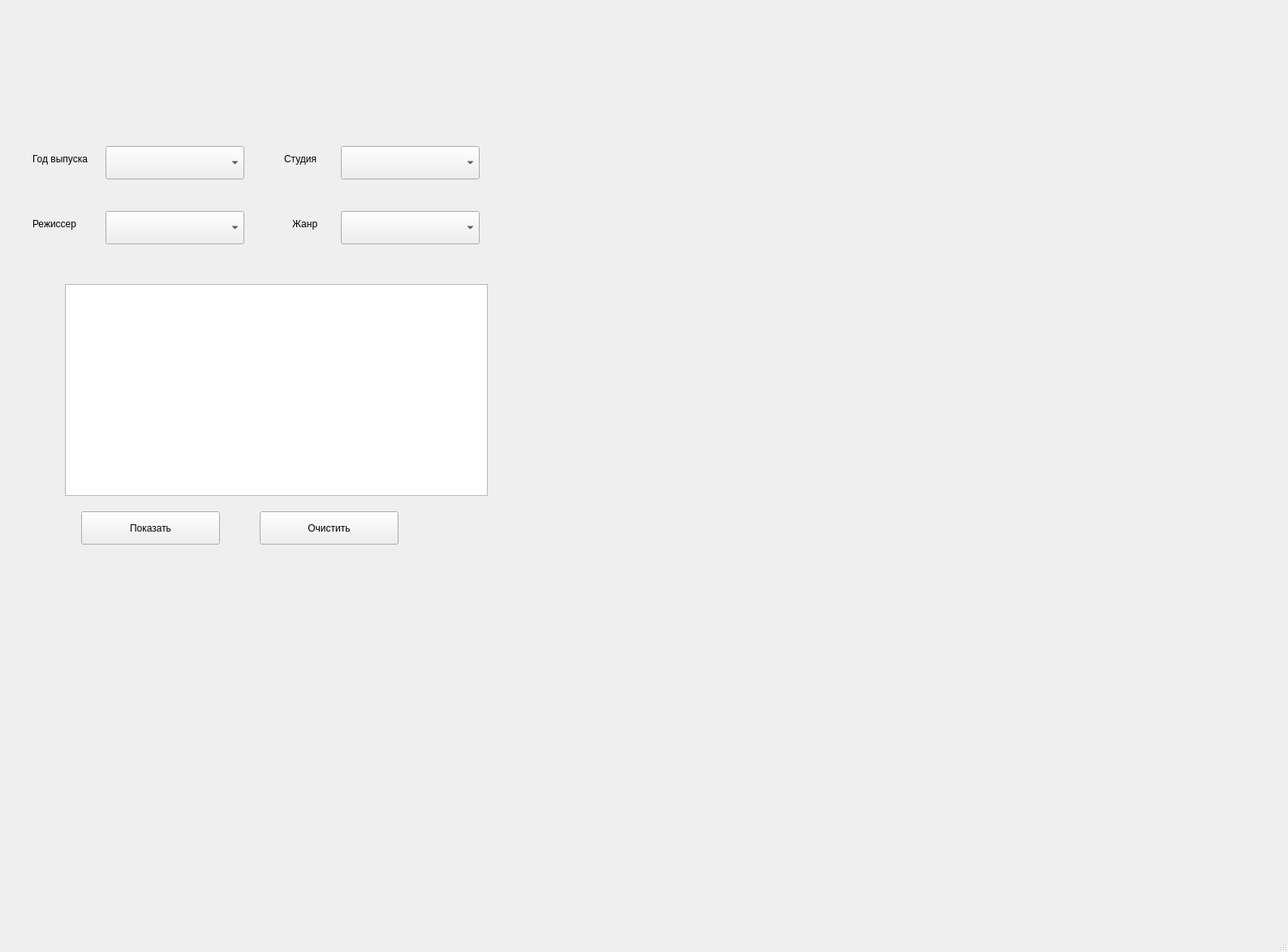
<?xml version="1.0" encoding="UTF-8"?>
<ui version="4.0">
 <class>MainWindow</class>
 <widget class="QMainWindow" name="MainWindow">
  <property name="geometry">
   <rect>
    <x>0</x>
    <y>0</y>
    <width>1587</width>
    <height>1173</height>
   </rect>
  </property>
  <property name="windowTitle">
   <string>MainWindow</string>
  </property>
  <widget class="QWidget" name="centralwidget">
   <widget class="QLabel" name="label_2">
    <property name="geometry">
     <rect>
      <x>350</x>
      <y>170</y>
      <width>101</width>
      <height>51</height>
     </rect>
    </property>
    <property name="text">
     <string>Студия</string>
    </property>
   </widget>
   <widget class="QLabel" name="label_3">
    <property name="geometry">
     <rect>
      <x>360</x>
      <y>250</y>
      <width>91</width>
      <height>51</height>
     </rect>
    </property>
    <property name="text">
     <string>Жанр </string>
    </property>
   </widget>
   <widget class="QLabel" name="label_4">
    <property name="geometry">
     <rect>
      <x>40</x>
      <y>170</y>
      <width>161</width>
      <height>51</height>
     </rect>
    </property>
    <property name="text">
     <string>Год выпуска</string>
    </property>
   </widget>
   <widget class="QLabel" name="label_5">
    <property name="geometry">
     <rect>
      <x>40</x>
      <y>250</y>
      <width>161</width>
      <height>51</height>
     </rect>
    </property>
    <property name="text">
     <string>Режиссер</string>
    </property>
   </widget>
   <widget class="QPushButton" name="pushButton">
    <property name="geometry">
     <rect>
      <x>320</x>
      <y>630</y>
      <width>171</width>
      <height>41</height>
     </rect>
    </property>
    <property name="text">
     <string>Очистить</string>
    </property>
   </widget>
   <widget class="QPushButton" name="pushButton_2">
    <property name="geometry">
     <rect>
      <x>100</x>
      <y>630</y>
      <width>171</width>
      <height>41</height>
     </rect>
    </property>
    <property name="text">
     <string>Показать</string>
    </property>
   </widget>
   <widget class="QComboBox" name="comboBox_2">
    <property name="geometry">
     <rect>
      <x>130</x>
      <y>180</y>
      <width>171</width>
      <height>41</height>
     </rect>
    </property>
   </widget>
   <widget class="QComboBox" name="comboBox_3">
    <property name="geometry">
     <rect>
      <x>130</x>
      <y>260</y>
      <width>171</width>
      <height>41</height>
     </rect>
    </property>
   </widget>
   <widget class="QComboBox" name="comboBox_4">
    <property name="geometry">
     <rect>
      <x>420</x>
      <y>260</y>
      <width>171</width>
      <height>41</height>
     </rect>
    </property>
   </widget>
   <widget class="QComboBox" name="comboBox_5">
    <property name="geometry">
     <rect>
      <x>420</x>
      <y>180</y>
      <width>171</width>
      <height>41</height>
     </rect>
    </property>
   </widget>
   <widget class="QListView" name="listView">
    <property name="geometry">
     <rect>
      <x>80</x>
      <y>350</y>
      <width>521</width>
      <height>261</height>
     </rect>
    </property>
   </widget>
  </widget>
  <widget class="QMenuBar" name="menubar">
   <property name="geometry">
    <rect>
     <x>0</x>
     <y>0</y>
     <width>1587</width>
     <height>21</height>
    </rect>
   </property>
  </widget>
  <widget class="QStatusBar" name="statusbar"/>
 </widget>
 <resources/>
 <connections>
  <connection>
   <sender>pushButton</sender>
   <signal>clicked()</signal>
   <receiver>listView</receiver>
   <slot>clearSelection()</slot>
   <hints>
    <hint type="sourcelabel">
     <x>437</x>
     <y>659</y>
    </hint>
    <hint type="destinationlabel">
     <x>436</x>
     <y>562</y>
    </hint>
   </hints>
  </connection>
  <connection>
   <sender>pushButton</sender>
   <signal>clicked()</signal>
   <receiver>comboBox_4</receiver>
   <slot>clear()</slot>
   <hints>
    <hint type="sourcelabel">
     <x>421</x>
     <y>669</y>
    </hint>
    <hint type="destinationlabel">
     <x>547</x>
     <y>311</y>
    </hint>
   </hints>
  </connection>
  <connection>
   <sender>pushButton</sender>
   <signal>clicked()</signal>
   <receiver>comboBox_5</receiver>
   <slot>clear()</slot>
   <hints>
    <hint type="sourcelabel">
     <x>321</x>
     <y>659</y>
    </hint>
    <hint type="destinationlabel">
     <x>573</x>
     <y>234</y>
    </hint>
   </hints>
  </connection>
  <connection>
   <sender>pushButton</sender>
   <signal>clicked()</signal>
   <receiver>comboBox_3</receiver>
   <slot>clear()</slot>
   <hints>
    <hint type="sourcelabel">
     <x>351</x>
     <y>671</y>
    </hint>
    <hint type="destinationlabel">
     <x>232</x>
     <y>293</y>
    </hint>
   </hints>
  </connection>
  <connection>
   <sender>pushButton</sender>
   <signal>clicked()</signal>
   <receiver>comboBox_2</receiver>
   <slot>clear()</slot>
   <hints>
    <hint type="sourcelabel">
     <x>404</x>
     <y>667</y>
    </hint>
    <hint type="destinationlabel">
     <x>288</x>
     <y>215</y>
    </hint>
   </hints>
  </connection>
 </connections>
</ui>
